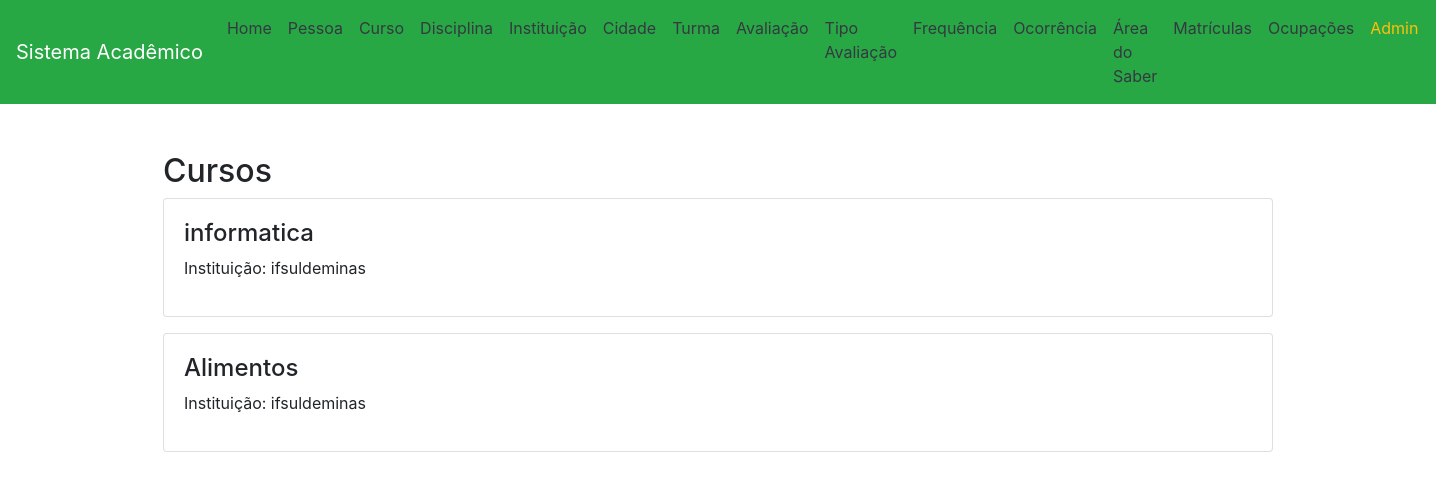
Page /curso/ on the committed database.
### app/models.py (models this page shows, shortened)
class Curso(models.Model):
    nome = models.CharField(max_length=100)
    carga_horaria_total = models.IntegerField()
    duracao_meses = models.IntegerField()
    area = models.ForeignKey(AreaSaber, on_delete=models.CASCADE)
    instituicao = models.ForeignKey(InstituicaoEnsino, on_delete=models.CASCADE)

class InstituicaoEnsino(models.Model):
    nome = models.CharField(max_length=100)
    site = models.CharField(max_length=100)
    telefone = models.CharField(max_length=20)
    cidade = models.ForeignKey(Cidade, on_delete=models.CASCADE)

### app/views.py (the view)
# urls.py: path('curso/', CursoView.as_view(), name='curso'),
class CursoView(View):
    def get(self, request):
        cursos = Curso.objects.select_related('instituicao', 'area').all()
        return render(request, 'curso.html', {'cursos': cursos})

### app/templates/curso.html (shortened to what this page needs)
{% extends "base.html" %}
{% block content %}
<h2>Cursos</h2>
{% for c in cursos %}
<div class="card mb-3">
    <div class="card-body">
        <h4>{{ c.nome }}</h4>
        <p>Instituição: {{ c.instituicao.nome }}</p>
    </div>
</div>
{% endfor %}
{% endblock %}

### rows in the picture
Curso: nome "informatica", instituicao.nome "ifsuldeminas"
Curso: nome "Alimentos", instituicao.nome "ifsuldeminas"
